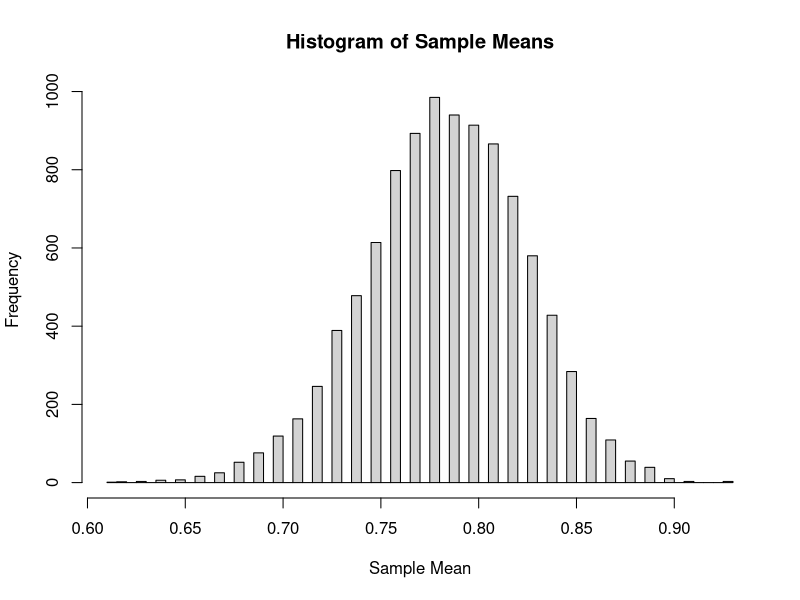

Recreate this plot in R.
## ---- chunk 1
knitr::opts_chunk$set(echo = TRUE)
## ---- chunk 2
set.seed(15) #set seed for reproducible results

f <- function(n) {

  X <- runif(n,-1,1)
  Y <- runif(n,-1,1)
  D = 0
  
  for (i in c(1:n)){
  D[i] = ifelse( (X[i])^2 + (Y[i])^2 < 1, 1, 0)
  }
  
  return(D)
}
## ---- chunk 3
D_100 = f(100)
## ---- chunk 4
#sample mean
mean(D_100)
## ---- chunk 5
draws <- replicate(10000, mean(f(100)))
hist(draws, breaks = 50, xlab = "Sample Mean", main = "Histogram of Sample Means")
## ---- chunk 6
sd(draws)
## ---- chunk 7
sum(draws > 3/4)/10000
